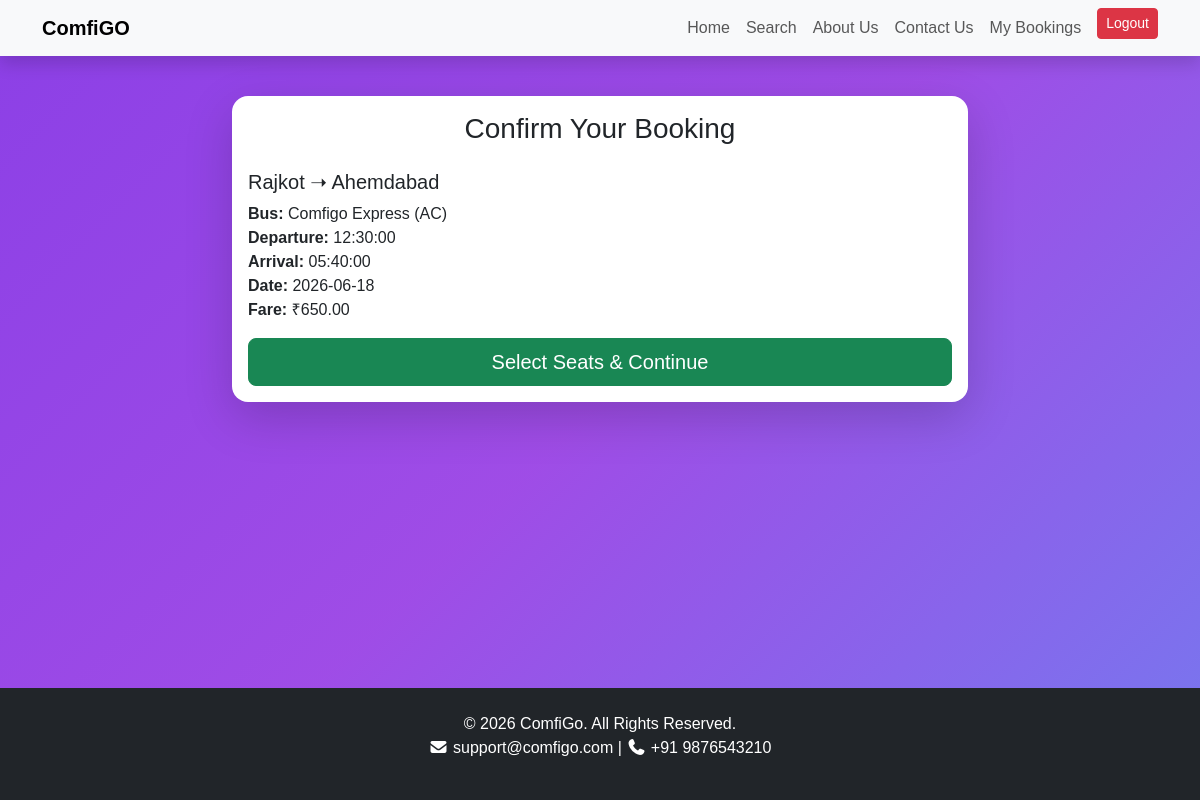
/book.php?schedule_id=6&date=2026-06-18 (signed in), run on the app's committed database.
### tables this page shows
CREATE TABLE `schedules` (
  `schedule_id` int(11) NOT NULL,
  `bus_id` int(11) NOT NULL,
  `route_id` int(11) NOT NULL,
  `travel_date` date NOT NULL,
  `departure_time` time NOT NULL,
  `arrival_time` time NOT NULL,
  `fare` decimal(10,2) NOT NULL
);

CREATE TABLE `routes` (
  `route_id` int(11) NOT NULL,
  `source_city` varchar(100) NOT NULL,
  `destination_city` varchar(100) NOT NULL,
  `distance_km` int(11) DEFAULT NULL,
  `duration` time DEFAULT NULL
);

CREATE TABLE `buses` (
  `bus_id` int(11) NOT NULL,
  `bus_name` varchar(100) NOT NULL,
  `bus_type` enum('AC','Non-AC','Sleeper','Semi-Sleeper','Luxury') DEFAULT 'Non-AC',
  `total_seats` int(11) NOT NULL,
  `created_at` timestamp NOT NULL DEFAULT current_timestamp()
);

### book.php (the view, shortened to what this page needs)
<?php
include 'db.php';
$schedule_id = intval($_GET['schedule_id']);
$date = $_GET['date'];
$sql = "SELECT s.schedule_id, s.departure_time, s.arrival_time, s.fare,
               b.bus_name, b.bus_type, b.total_seats,
               r.source_city, r.destination_city
        FROM schedules s
        JOIN buses b ON s.bus_id = b.bus_id
        JOIN routes r ON s.route_id = r.route_id
        WHERE s.schedule_id = $schedule_id
        LIMIT 1";
$result = $conn->query($sql);
$schedule = $result->fetch_assoc();
?>
<?php include 'header.php'; ?>
<section class="py-5 mt-5">
  <div class="container">
    <div class="row justify-content-center">
      <div class="col-md-8">
        <div class="card shadow-lg border-0 rounded-4">
          <div class="card-body">
            <h3 class="mb-4 text-center">Confirm Your Booking</h3>
            <div class="mb-3">
              <h5><?= $schedule['source_city']; ?> ➝ <?= $schedule['destination_city']; ?></h5>
              <p>
                <strong>Bus:</strong> <?= $schedule['bus_name']; ?> (<?= $schedule['bus_type']; ?>)<br>
                <strong>Departure:</strong> <?= $schedule['departure_time']; ?><br>
                <strong>Arrival:</strong> <?= $schedule['arrival_time']; ?><br>
                <strong>Date:</strong> <?= $date; ?><br>
                <strong>Fare:</strong> ₹<?= $schedule['fare']; ?>
              </p>
            </div>
            <form action="seats.php" method="GET">
              <div class="d-grid">
                <button type="submit" class="btn btn-success btn-lg">
                  Select Seats & Continue
                </button>
              </div>
            </form>
          </div>
        </div>
      </div>
    </div>
  </div>
</section>
<?php include 'footer.php'; ?>

### css/style.css (style rules this page uses)
html, body { height: 100%; margin: 0; }
body { font-family: 'Poppins', sans-serif; background: linear-gradient(135deg, rgba(74,0,224,0.85), rgba(142,45,226,0.85), rgba(0,198,255,0.85)); background-size: cover; background-position: center; background-attachment: fixed; background-blend-mode: overlay; background-size: 300% 300%; animation: gradientBG 12s ease infinite; color: #fff; margin: 0; padding: 0; display: flex; flex-direction: column; min-height: 100vh; }

### data on the page
schedules: route.source_city "Rajkot", route.destination_city "Ahemdabad", bus.bus_name "Comfigo Express", bus.bus_type "AC", departure_time "12:30:00", arrival_time "05:40:00", fare "650.00"

### other printed values
$date "2026-06-18"
